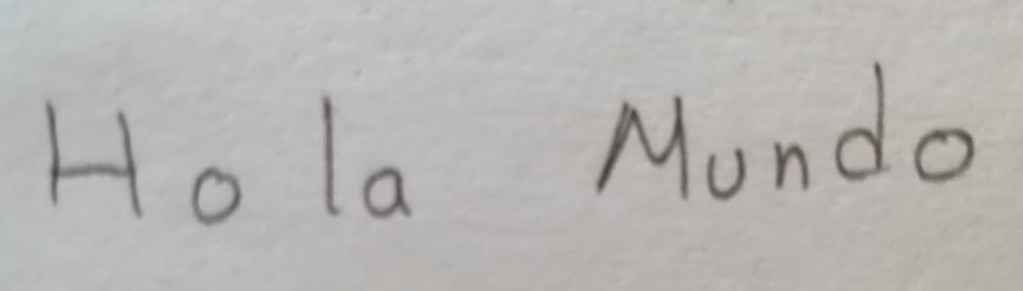
#> input picture text_model/images/hola.jpg, 1023 x 291 px
$ python -i preproc.py   (imports and definitions only)   (older library calls are emulated)
#> lines starting #> are read from the running program, lines starting #| are printed output that depends on the picture; after the words box and inside, x2 and y2 are one past the last pixel; in counts of white or black regions, pixels touching at a corner belong together
"""
Data preproc functions:
    adjust_to_see: adjust image to better visualize (rotate and transpose)
    augmentation: apply variations to a list of images
    normalization: apply normalization and variations on images (if required)
    preprocess: main function for preprocess.
        Make the image:
            illumination_compensation: apply illumination regularitation
            remove_cursive_style: remove cursive style from image (if necessary)
            sauvola: apply sauvola binarization
    text_standardize: preprocess and standardize sentence
"""

import html
import os
import re
import string

import cv2
import numba as nb
import numpy as np


# [68 lines left out: functions adjust_to_see, augmentation, normalization, not called in this run]


"""
Preprocess metodology based in:
    H. Scheidl, S. Fiel and R. Sablatnig,
    Word Beam Search: A Connectionist Temporal Classification Decoding Algorithm, in
    16th International Conference on Frontiers in Handwriting Recognition, pp. 256-258, 2018.
"""

# [74 lines left out: functions resize_new_data, preprocess, not called in this run]


"""
Illumination Compensation based in:
    K.-N. Chen, C.-H. Chen, C.-C. Chang,
    Efficient illumination compensation techniques for text images, in
    Digital Signal Processing, 22(5), pp. 726-733, 2012.
"""


def illumination_compensation(img, only_cei=False):
    """Illumination compensation technique for text image"""
#> called with only_cei = False

    _, binary = cv2.threshold(img, 254, 255, cv2.THRESH_BINARY)
#> binary: shape (291, 1023); every value is 0

    if np.sum(binary) > np.sum(img) * 0.8:
        return np.asarray(img, dtype=np.uint8)

    def scale(img):
        s = np.max(img) - np.min(img)
        res = img / s
        res -= np.min(res)
        res *= 255
        return res

    img = img.astype(np.float32)
    height, width = img.shape
#> height = 291; width = 1023
    sqrt_hw = np.sqrt(height * width)
#> sqrt_hw = 545.6

    bins = np.arange(0, 300, 10)
    bins[26] = 255
    hp = np.histogram(img, bins)

    for i in range(len(hp[0])):
        if hp[0][i] > sqrt_hw:
            hr = i * 10
            break
#> this loop made 10 passes
#> hr on pass 10: 90

    np.seterr(divide='ignore', invalid='ignore')
    cei = (img - (hr + 50 * 0.3)) * 2
    cei[cei > 255] = 255
    cei[cei < 0] = 0
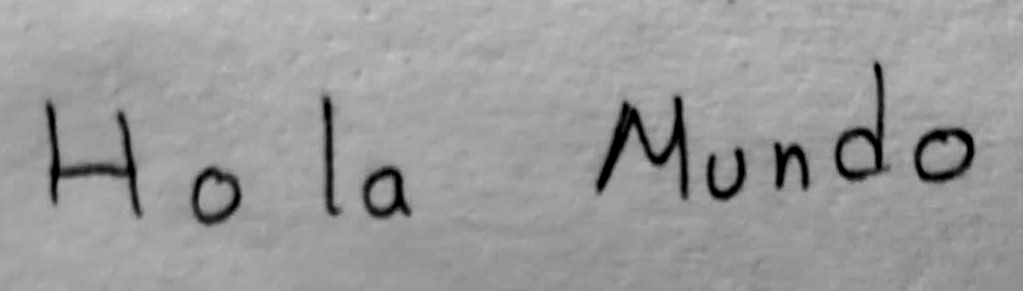
#> cei: shape (291, 1023) float32; min 0, max 196, mean 154

    if only_cei:
        return np.asarray(cei, dtype=np.uint8)

    m1 = np.asarray([-1, 0, 1, -2, 0, 2, -1, 0, 1]).reshape((3, 3))
    m2 = np.asarray([-2, -1, 0, -1, 0, 1, 0, 1, 2]).reshape((3, 3))
    m3 = np.asarray([-1, -2, -1, 0, 0, 0, 1, 2, 1]).reshape((3, 3))
    m4 = np.asarray([0, 1, 2, -1, 0, 1, -2, -1, 0]).reshape((3, 3))

    eg1 = np.abs(cv2.filter2D(img, -1, m1))
    eg2 = np.abs(cv2.filter2D(img, -1, m2))
    eg3 = np.abs(cv2.filter2D(img, -1, m3))
    eg4 = np.abs(cv2.filter2D(img, -1, m4))
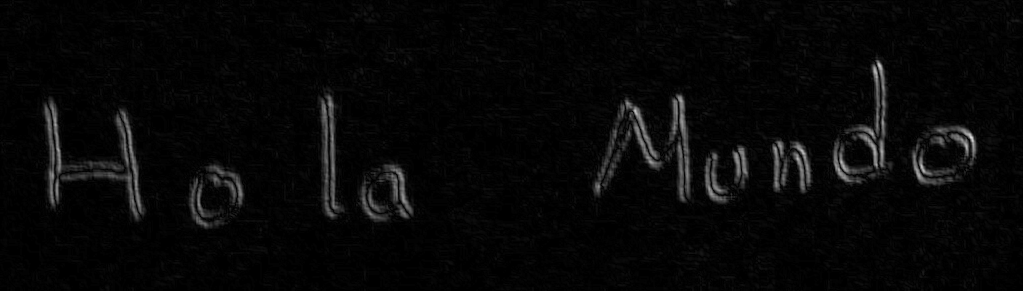
#> eg4: shape (291, 1023) float32; min 0, max 221, mean 7.3

    eg_avg = scale((eg1 + eg2 + eg3 + eg4) / 4)
#> in scale, `s = np.max(img) - np.min(img)`: s = 150
#> in scale, `res = img / s`:
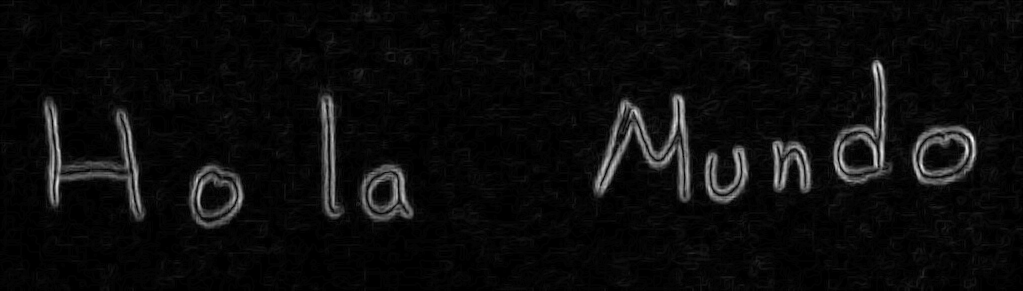
#> res: shape (291, 1023) float32; min 0, max 1, mean 0.047

    h, w = eg_avg.shape
#> h = 291; w = 1023
    eg_bin = np.zeros((h, w))
    eg_bin[eg_avg >= 30] = 255

    h, w = cei.shape
    cei_bin = np.zeros((h, w))
    cei_bin[cei >= 60] = 255

    h, w = eg_bin.shape
    tli = 255 * np.ones((h, w))
    tli[eg_bin == 255] = 0
    tli[cei_bin == 255] = 0

    kernel = np.ones((3, 3), np.uint8)
    erosion = cv2.erode(tli, kernel, iterations=1)
    int_img = np.asarray(cei)

    estimate_light_distribution(width, height, erosion, cei, int_img)

    mean_filter = 1 / 121 * np.ones((11, 11), np.uint8)
    ldi = cv2.filter2D(scale(int_img), -1, mean_filter)
#> in scale (call 2), `s = np.max(img) - np.min(img)`: s = 196
#> in scale (call 2), `res = img / s`:
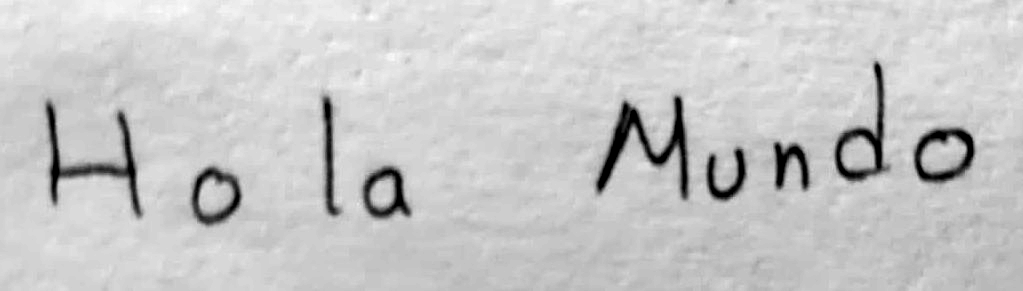
#> res: shape (291, 1023) float32; min 0, max 1, mean 0.786
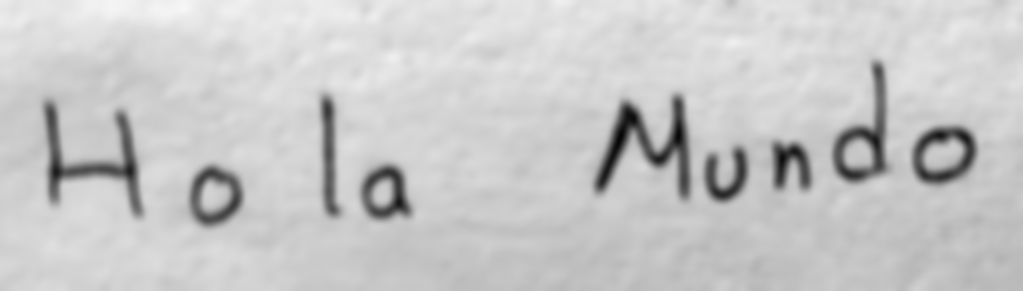
#> ldi: shape (291, 1023) float32; min 5.33, max 246.3, mean 200.3

    result = np.divide(cei, ldi) * 260
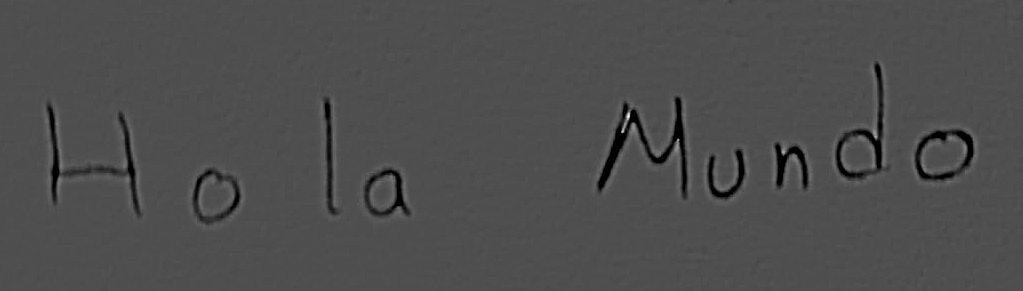
#> result: shape (291, 1023) float32; min 0, max 645.7, mean 197.5; drawn with min black and max white
    result[erosion != 0] *= 1.5
#> result: shape (291, 1023) float32; 0.01% of pixels changed, all inside (x1, y1, x2, y2) = (70, 135, 848, 221)
    result[result < 0] = 0
    result[result > 255] = 255
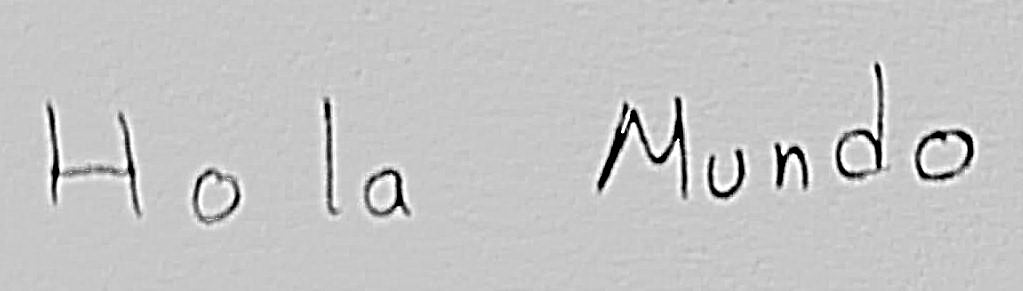
#> result: shape (291, 1023) float32; min 0, max 255, mean 197.4

    return np.asarray(result, dtype=np.uint8)


@nb.jit(nopython=True)
def estimate_light_distribution(width, height, erosion, cei, int_img):
    """Light distribution performed by numba (thanks @Sundrops)"""

    for y in range(width):
        for x in range(height):
            if erosion[x][y] == 0:
                i = x

                while i < erosion.shape[0] and erosion[i][y] == 0:
                    i += 1

                end = i - 1
                n = end - x + 1

                if n <= 30:
                    h, e = [], []

                    for k in range(5):
                        if x - k >= 0:
                            h.append(cei[x - k][y])

                        if end + k < cei.shape[0]:
                            e.append(cei[end + k][y])

                    mpv_h, mpv_e = max(h), max(e)

                    for m in range(n):
                        int_img[x + m][y] = mpv_h + (m + 1) * ((mpv_e - mpv_h) / n)

                x = end
                break


"""
Deslating image process based in,
    A. Vinciarelli and J. Luettin,
    A New Normalization Technique for Cursive Handwritten Wrods, in
    Pattern Recognition, 22, 2001.
"""


# [36 lines left out: function remove_cursive_style, not called in this run]


"""
Sauvola binarization based in,
    J. Sauvola, T. Seppanen, S. Haapakoski, M. Pietikainen,
    Adaptive Document Binarization, in IEEE Computer Society Washington, 1997.
"""


# [24 lines left out: function sauvola, not called in this run]


"""
DeepSpell based text cleaning process.
    Tal Weiss.
    Deep Spelling.
    Medium: https://machinelearnings.co/deep-spelling-9ffef96a24f6#.2c9pu8nlm
    Github: https://github.com/MajorTal/DeepSpell
"""

RE_DASH_FILTER = re.compile(r'[\-\˗\֊\‐\‑\‒\–\—\⁻\₋\−\﹣\－]', re.UNICODE)
RE_APOSTROPHE_FILTER = re.compile(r'&#39;|[ʼ՚＇‘’‛❛❜ߴߵ`‵´ˊˋ{}{}{}{}{}{}{}{}{}]'.format(
    chr(768), chr(769), chr(832), chr(833), chr(2387),
    chr(5151), chr(5152), chr(65344), chr(8242)), re.UNICODE)
RE_RESERVED_CHAR_FILTER = re.compile(r'[¶¤«»]', re.UNICODE)
RE_LEFT_PARENTH_FILTER = re.compile(r'[\(\[\{\⁽\₍\❨\❪\﹙\（]', re.UNICODE)
RE_RIGHT_PARENTH_FILTER = re.compile(r'[\)\]\}\⁾\₎\❩\❫\﹚\）]', re.UNICODE)
RE_BASIC_CLEANER = re.compile(r'[^\w\s{}]'.format(re.escape(string.punctuation)), re.UNICODE)

LEFT_PUNCTUATION_FILTER = """!%&),.:;<=>?@\\]^_`|}~"""
RIGHT_PUNCTUATION_FILTER = """"(/<=>@[\\^_`{|~"""
NORMALIZE_WHITESPACE_REGEX = re.compile(r'[^\S\n]+', re.UNICODE)


# [67 lines left out: functions text_standardize, generate_kaldi_assets, not called in this run]

>>> import cv2
>>> picture = cv2.imread('../images/hola.jpg', cv2.IMREAD_GRAYSCALE)
>>> result = illumination_compensation(picture)
